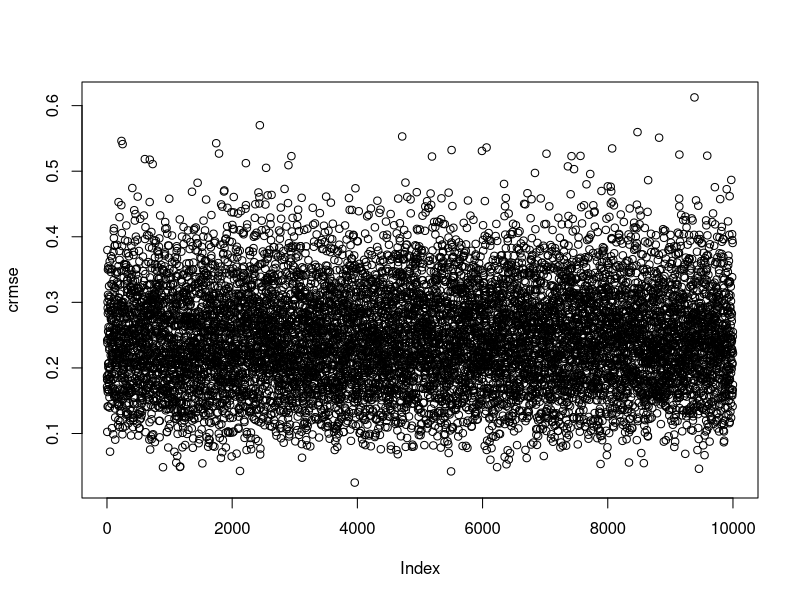
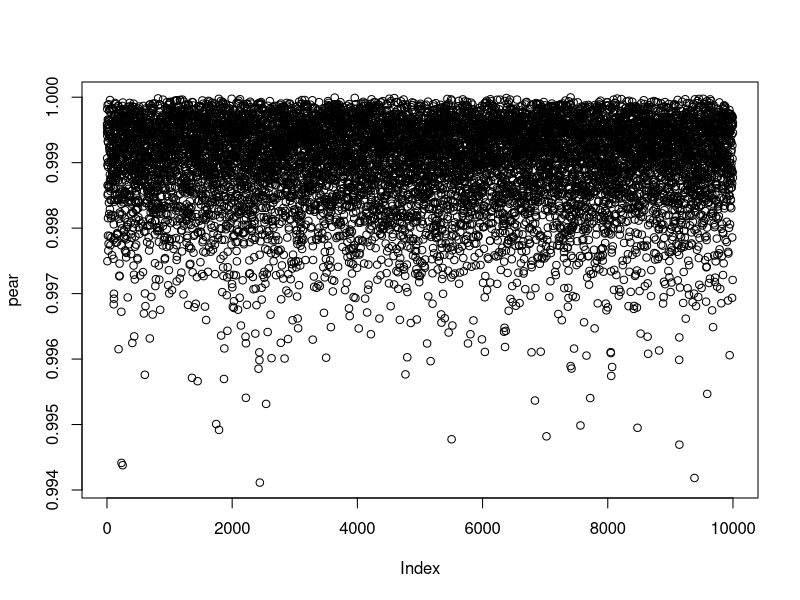
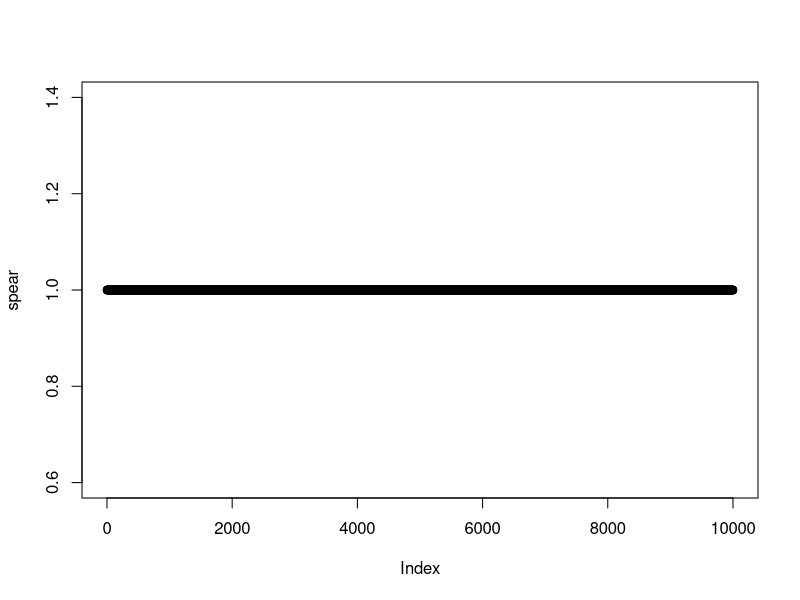
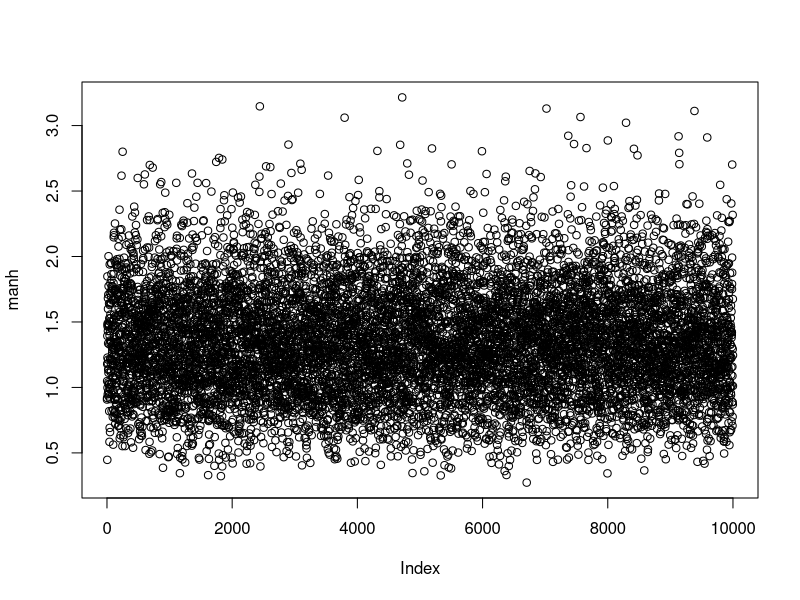
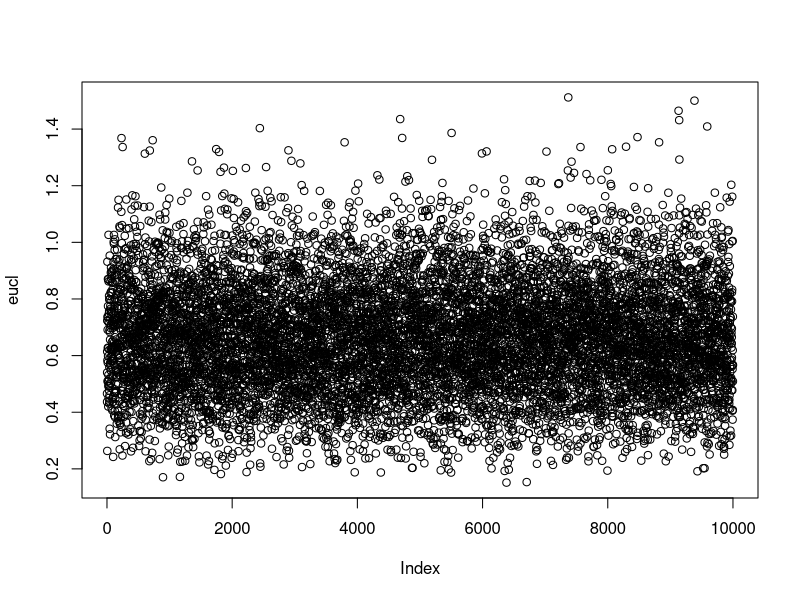
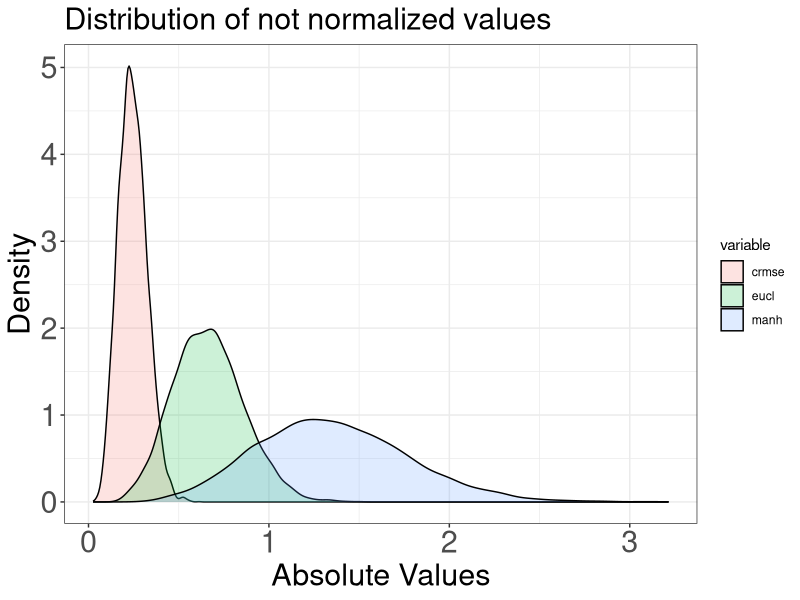
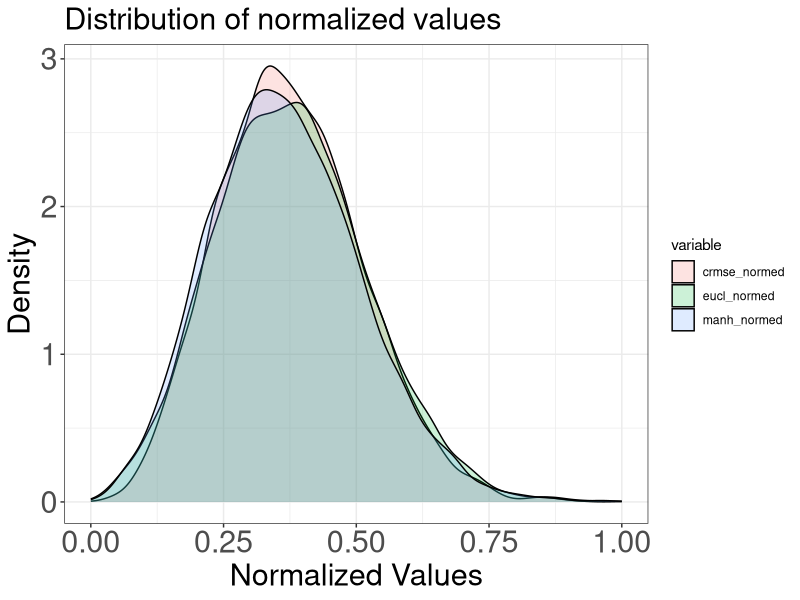
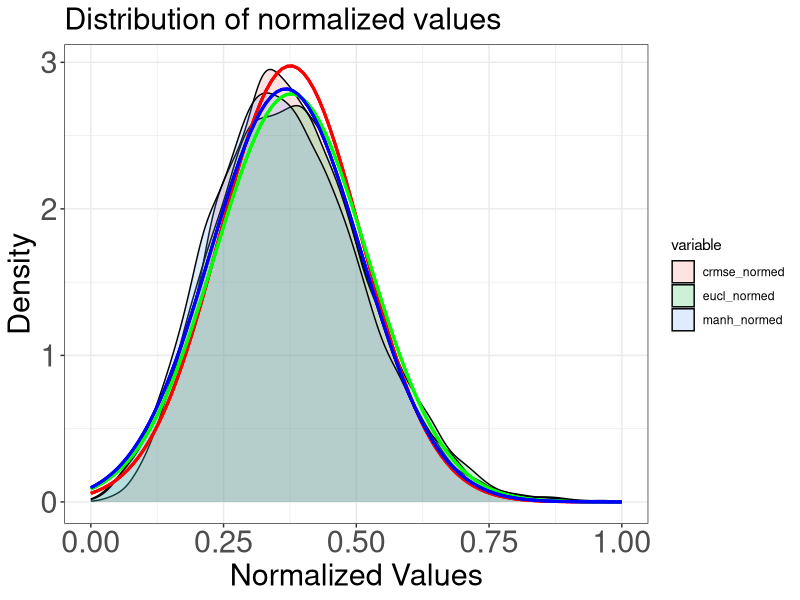

Here is the R script that generated these plots, in order:
library(ggplot2)
library(reshape2)

normalize_values = function(x,min,max) {
  return((x - min)/(max-min))
}
  
  
# How do the metrics perform for parallel series with uncertainty? Absolute difference between pairs bigger than average error.
crmse = c()
pear = c()
spear = c()
manh = c()
eucl = c()
x_series_vector = c()
y_series_vector = c()
exp_err = 0.2
ntries = 10000
index = c(1,2,3,4,5,6)
ddp = c()
j = 0
for (i in seq(1,ntries)) {
  x = c(5,8,11,14,17,20)
  y = c(5,8,11,14,17,20)
  random_values_x = rnorm(6,sd=exp_err)
  random_values_y = rnorm(6,sd=exp_err)
  x = x + random_values_x
  y = y + random_values_y
  x_y = rbind(x, y)
  pear = c(pear, cor(y, x, method='pearson'))
  spear = c(spear, cor(y, x, method='spearman'))
  manh = c(manh,dist(x_y, method = "manhattan"))
  eucl = c(eucl,dist(x_y, method = "euclidean"))
  y_series = y - mean(y)
  x_series = x - mean(x)
  crmse = c(crmse, sqrt(sum((y_series - x_series)**2)/length(x)))
  x_series_vector = c(x_series_vector, x_series)
  y_series_vector = c(y_series_vector, y_series)
  ddp = c(ddp, y_series[6] - x_series[6])
  j = j + 1
}
summary(crmse)
summary(pear)
summary(spear)
summary(manh)
summary(eucl)
# transform the value ranges of eucl, manh, and crmse into the range from 0 to 1
eucl_normed = sapply(eucl, normalize_values,min=min(eucl),max=max(eucl))
crmse_normed = sapply(crmse, normalize_values,min=min(crmse),max=max(crmse))
manh_normed = sapply(manh, normalize_values,min=min(manh),max=max(manh))
plot(crmse)
plot(pear)
plot(spear)
plot(manh)
plot(eucl)
summary(crmse_normed)
summary(pear)
summary(spear)
summary(manh_normed)
summary(eucl_normed)

# Plot the distribution of the normed Euclidean, Manhattan and cRMSE
## without normalization
hist_data_unnormed_unmelted = data.frame(crmse, eucl, manh)
hist_data_unnormed = melt(hist_data_unnormed_unmelted)
## with normalization
hist_data = data.frame(crmse_normed, eucl_normed, manh_normed)
hist_data_unmelted = hist_data
hist_data = melt(hist_data)
## for the pearson and the spearman values
hist_data_ps = data.frame(spear,pear)
hist_data_ps_melted = melt(hist_data_ps)
# density plot of the three similarity values - not normalized 
ggplot(hist_data_unnormed, aes(value,fill = variable)) + geom_density(alpha=0.2) + 
  labs(title = "Distribution of not normalized values", x = "Absolute Values", y = "Density") +
  theme_bw() +
  theme(plot.title = element_text(size = rel(2)), 
        axis.title = element_text(size = rel(2)), 
        axis.text = element_text(size = rel(2)))
# density plot of the three similarity values - normed values
ggplot(hist_data, aes(value,fill = variable)) + geom_density(alpha=0.2) + 
  labs(title = "Distribution of normalized values", x = "Normalized Values", y = "Density") +
  theme_bw() +
  theme(plot.title = element_text(size = rel(2)), 
        axis.title = element_text(size = rel(2)), 
        axis.text = element_text(size = rel(2)))
# density plot of the three similarity values with normal distribution (z_scores) - normed values
ggplot(hist_data, aes(value,fill = variable)) + geom_density(alpha=0.2) + 
  labs(title = "Distribution of normalized values", x = "Normalized Values", y = "Density") +
  theme_bw() +
  theme(plot.title = element_text(size = rel(2)), 
        axis.title = element_text(size = rel(2)), 
        axis.text = element_text(size = rel(2))) + 
  stat_function(fun = dnorm, args = list(mean=mean(hist_data_unmelted$crmse_normed), sd = sd(hist_data_unmelted$crmse_normed)), size =1, colour = "red") + 
  stat_function(fun = dnorm, args = list(mean=mean(hist_data_unmelted$eucl_normed), sd = sd(hist_data_unmelted$eucl_normed)), size =1, colour = "green") + 
  stat_function(fun = dnorm, args = list(mean=mean(hist_data_unmelted$manh_normed), sd = sd(hist_data_unmelted$manh_normed)), size =1, colour = "blue")
# density plot of the pearson and the spearman values
ggplot(hist_data_ps_melted, aes(value, fill = variable)) + geom_density(alpha = 0.2) + 
  geom_histogram(alpha = 0.2, binwidth = 0.0001) +
  labs(title = "Distribution of correlation values", x = "Values", y = "Density") +
  theme_bw() +
  theme(plot.title = element_text(size = rel(2)), 
        axis.title = element_text(size = rel(2)), 
        axis.text = element_text(size = rel(2)))
